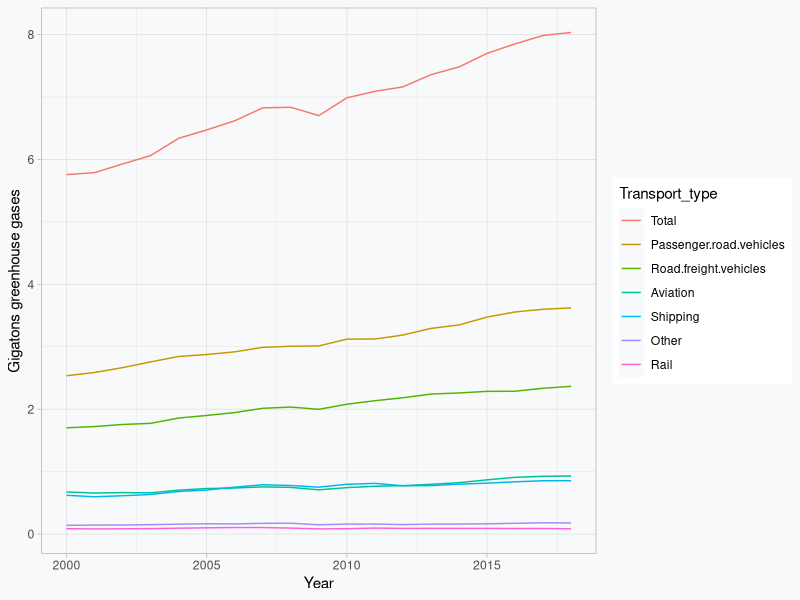

Source code (R):
## ---- chunk 1
knitr::opts_chunk$set(message = FALSE, warning=FALSE)
## ---- chunk 2
library(tidyverse)         # for graphing and data cleaning
library(kableExtra)        # for better tables
library(scales)            # to decide between scientific and extended number notation in plots
## ---- chunk 3
#read the dataset into “R”. The dataset will be called "data".
data <- read.csv("transport-sector-co2-emissions.csv")
## ---- chunk 4
q = kbl(data) %>%
   kable_styling(bootstrap_options = c("responsive"))

q
## ---- chunk 5
data_long <- data %>%
       pivot_longer(!Year, names_to = "Transport_type", values_to = "Emissions")

q1 <- kbl(data_long) %>%
            kable_styling(bootstrap_options = c("responsive"))

q1
## ---- chunk 6

data_long$Transport_type <- factor(data_long$Transport_type, levels=c("Total","Passenger.road.vehicles", "Road.freight.vehicles", "Aviation", "Shipping", "Other","Rail" ))

ggplot(data=data_long,  
        aes(x=Year, y= Emissions, colour=Transport_type)) +
        geom_line()+
  theme(axis.text.x=element_text(size = 36))+ 
  theme(legend.text = element_text(size = 36),
    legend.title = element_text(size = 36))+
   theme_light() +
   theme(panel.background = element_rect(fill = "#F8F9FA", colour = "#F8F9FA"), plot.background = element_rect(fill = "#F8F9FA", colour = "#F8F9FA")) +
   scale_y_continuous(name = "Gigatons greenhouse gases", labels = comma) 
